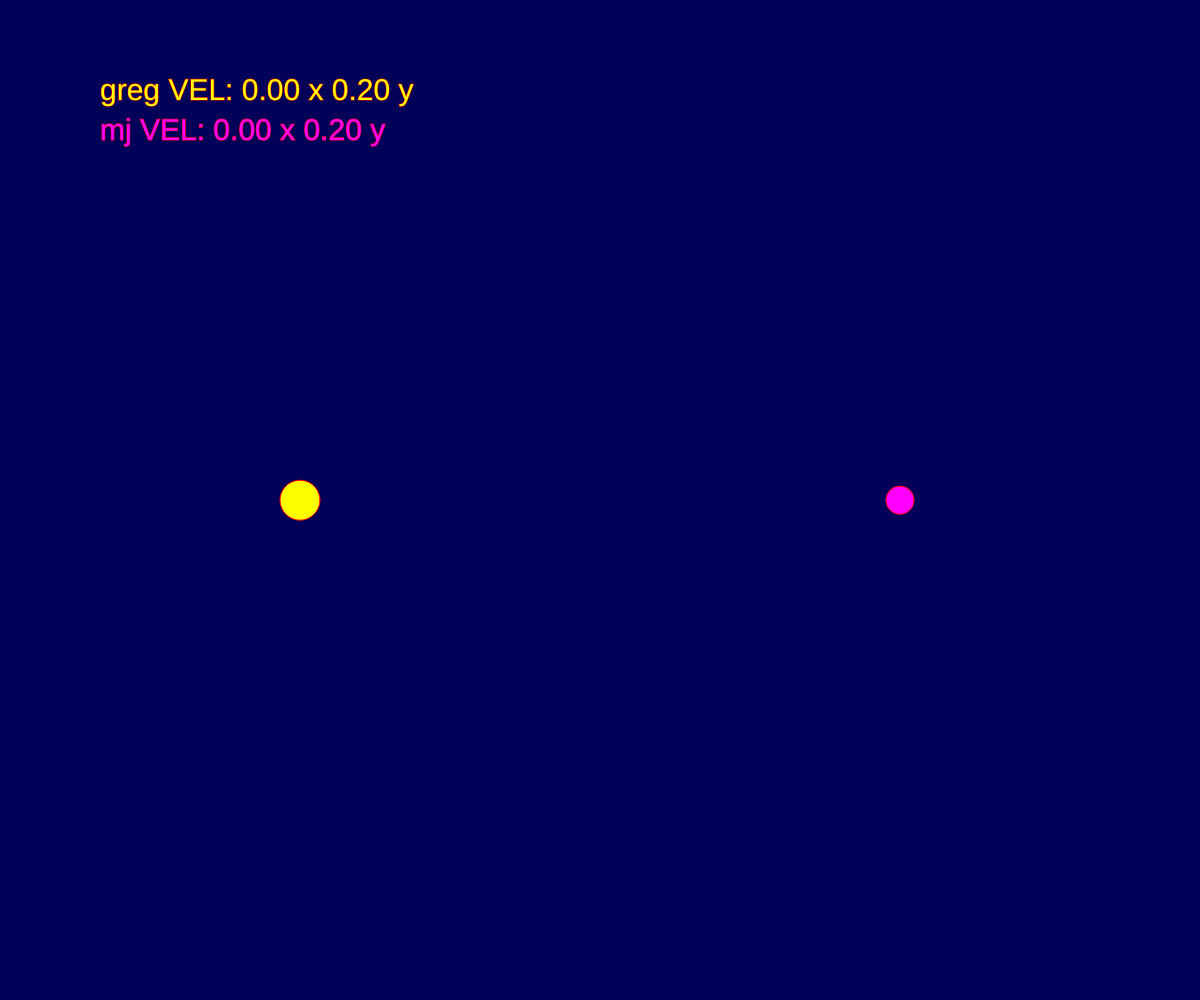
Frame 1 (no input)
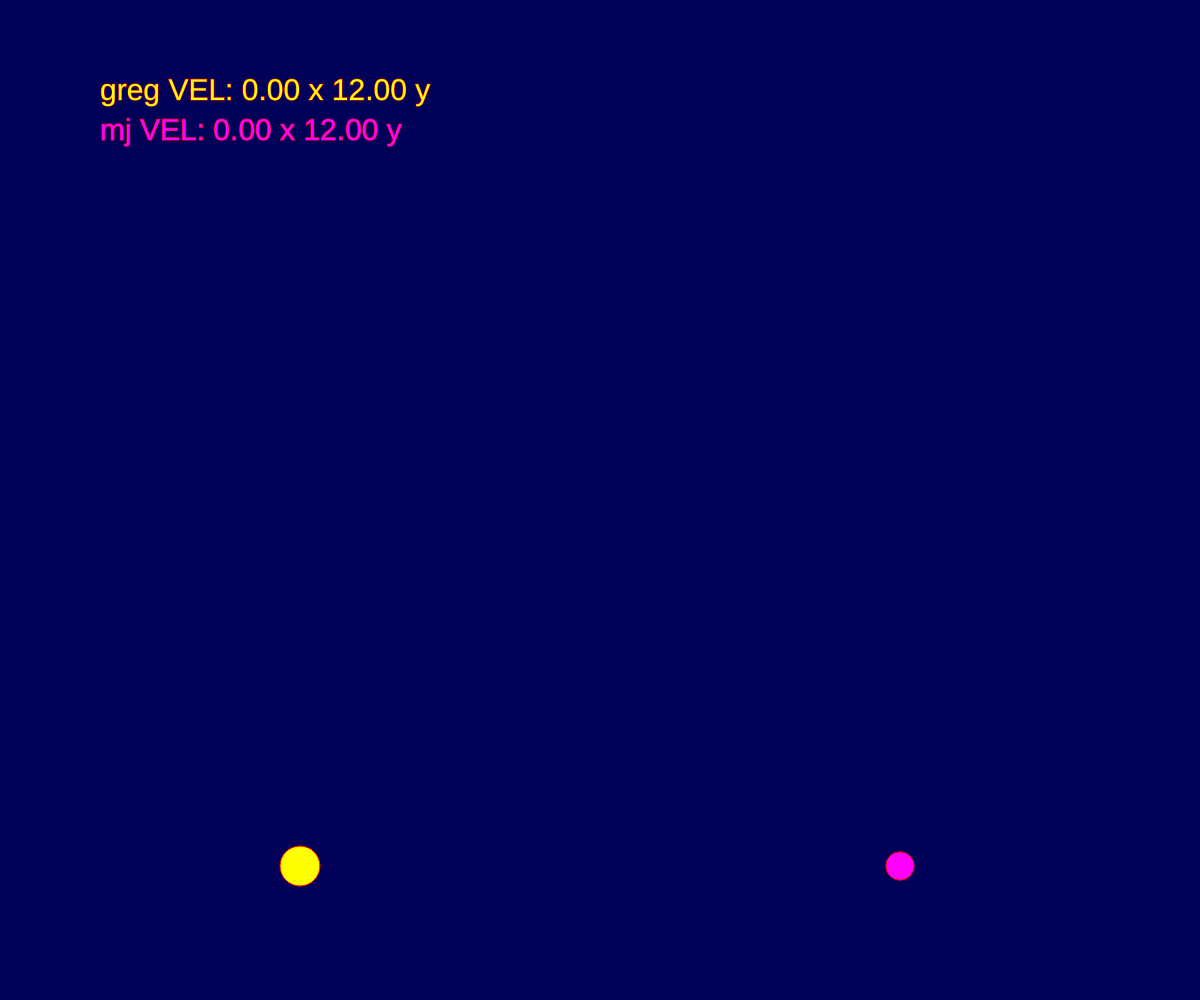
Frame 60 (no input)
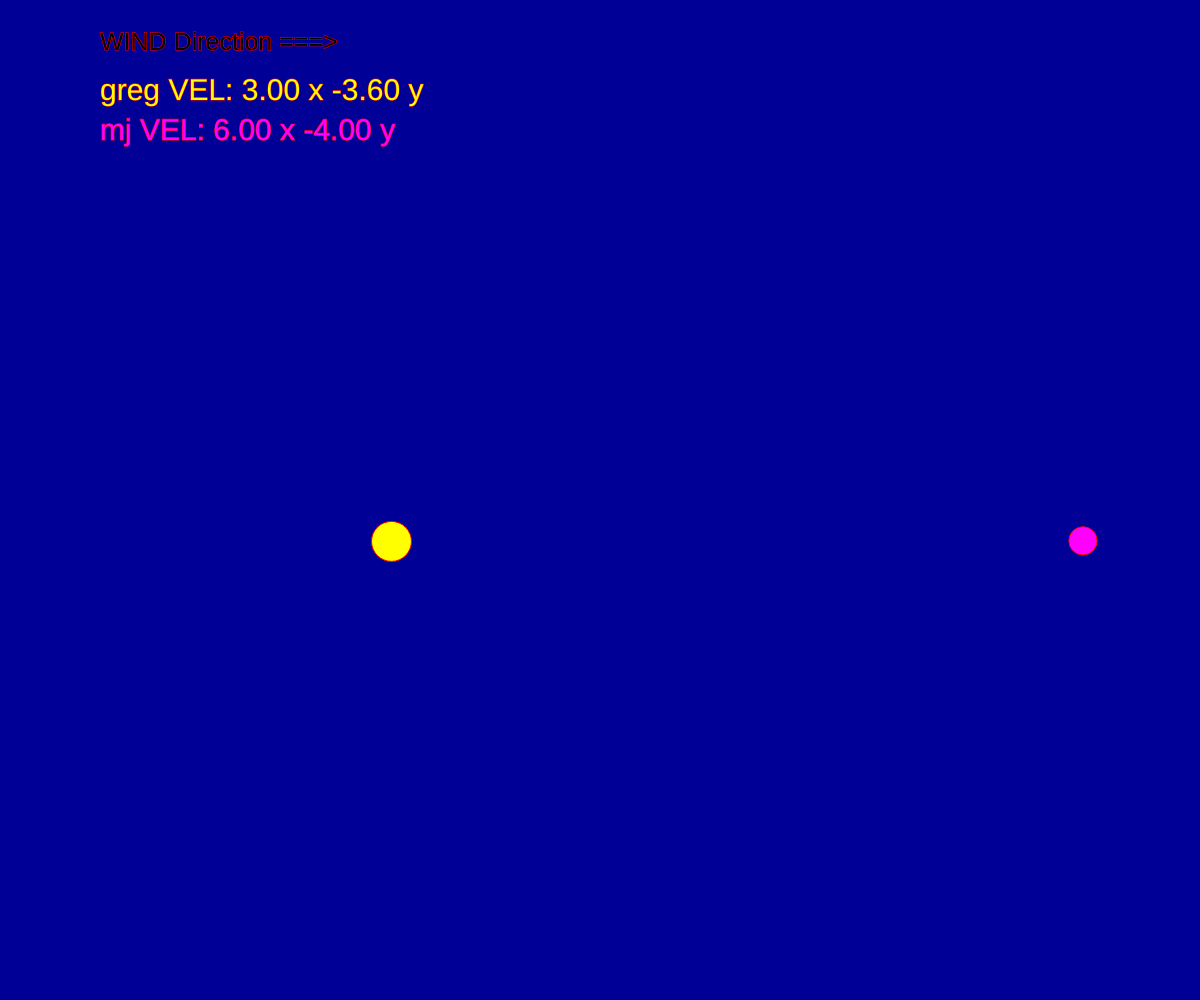
Frame 120 (the mouse pressed at the canvas centre since frame 60)

The p5.js sketch that drew these frames (run headless with seeded random() and noise() and a simulated clock; from frame 60 on, the mouse is pressed at the canvas centre):

// p5.js sketch
// ── sketch.js
// gravity is being cleared
// mass is going to be added
// if both forces are constantly applied the ball should come to rest on the bottom right of the screen 
// however if the wind force is not applied it will continue to move right to left 
// showing it captures netwons first law
// this version
// both (wind and gravity) forces are only applied when clicked
// when not clicked the ball will remain in motion or at rest at last vector
// as if in a Newtonian vacuum
// at the start no movement when moving no change without applying force

let greg;
//let gravity;

function setup() {
  createCanvas(windowWidth, windowHeight);
  greg = new Mover(width / 4, height / 2,4, color(255, 255, 0));
  mj = new Mover(width - (width / 4), height / 2, 2, color(255, 0, 255));


}

function draw() {
  background(0, 0, 88);

  if (mouseIsPressed) {
    
    // apply wind to both
    let wind = createVector(0.2, 0);
    greg.applyForce(wind);
    mj.applyForce(wind);
    background(0, 0, 150);
    fill(0);
    textSize(25);
    text("WIND Direction ===>", 100,50);
    //if both forces are only applied when clicked
    // when not clicked the ball will remain in motion at last vector
    // as if in a Newtonian vacuum
    // at the start no movement when moving no change without force
    
  }
  
  // apply gravity to both 
  // the gravity vector creates the gravitational acceleration
  // however the force is really the weight which is a scaled from mass
  // weight = force  = mass * gravitational acceleration   
  // the bigger the mass the bigger the force (weight) 
  // we need a static function to calculate that so we dont change gravity vector
  // and variable to hold the result. then pass that to applyForce  
  
  let gravity = createVector(0, 0.2); //
  // get the weight (force) as a fuction of gravity and mass
  // weight = force  = mass * gravitational acceleration
  let gregWeight = p5.Vector.mult(gravity,greg.mass);
  let mjWeight = p5.Vector.mult(gravity,mj.mass);
  // apply that weight as a force
  
  greg.applyForce(gregWeight);
  mj.applyForce(mjWeight);
  greg.update();
  mj.update();
  greg.edges();
  mj.edges();
  greg.show();
  mj.show();
  let gvel = `greg VEL: ${greg.vel.x.toFixed(2)} x ${greg.vel.y.toFixed(2)} y`;
  let mvel = `mj VEL: ${mj.vel.x.toFixed(2)} x ${mj.vel.y.toFixed(2)} y`;
  fill(255,255,0);
  textSize(30);
  text(gvel, 100, 100);
  fill(255,0,255);
  textSize(30);
  text(mvel, 100, 140);

}
// ── mover.js
 // updating class
 class Mover {

   constructor(x, y, mass, c) {

     this.pos = createVector(x, y);

     this.vel = createVector(0, 0); // a simple vector
     this.acc = createVector(0, 0);
     this.mass = mass;
     this.r = sqrt(mass)*10;
     this.c = c
    



   }
   // methods
   applyForce(force) {
     // the force will come from the environment not the object itslef
     // A = F / M  : or F = M * A
      //this.acc = force; // dont just set it equal or you cannot have mutiple forces the sum of all forces 
       // for mass we need to use a static function as all force vectors 
       // passed here will be changed.  so we will use a static function.
      // but we need to do somethign special with gravity and mass
      let f = p5.Vector.div(force,this.mass);
      this.acc.add(f);
     //print(force);
     // 
   }

   update() {
     // A = F the force will be applied from outside this time with method above

     this.vel.add(this.acc);
     // use limit to make sure velocity does not grow out
     //this.vel.limit(7);
     this.pos.add(this.vel);
     this.acc.set(0,0); //clearing out acceleration
    // print(this.vel.x,this.vel.y);


   }

   edges() {
     if (this.pos.y >= height-this.r) {
       this.pos.y = height-this.r;
       this.vel.y *= -1;

     }
     
     if (this.pos.y <= this.r) {
       this.pos.y = this.r;
       this.vel.y *= -1;

     }
     if (this.pos.x >= width-this.r) {
       this.pos.x = width-this.r;
       this.vel.x *= -1;
     }
     if (this.pos.x <= this.r) {
       this.pos.x = this.r;
       this.vel.x *= -1;
     }




   }

   show() {
     stroke(255, 0, 0);
     fill(this.c);
     ellipse(this.pos.x, this.pos.y, this.r*2);
      

   }


 }
